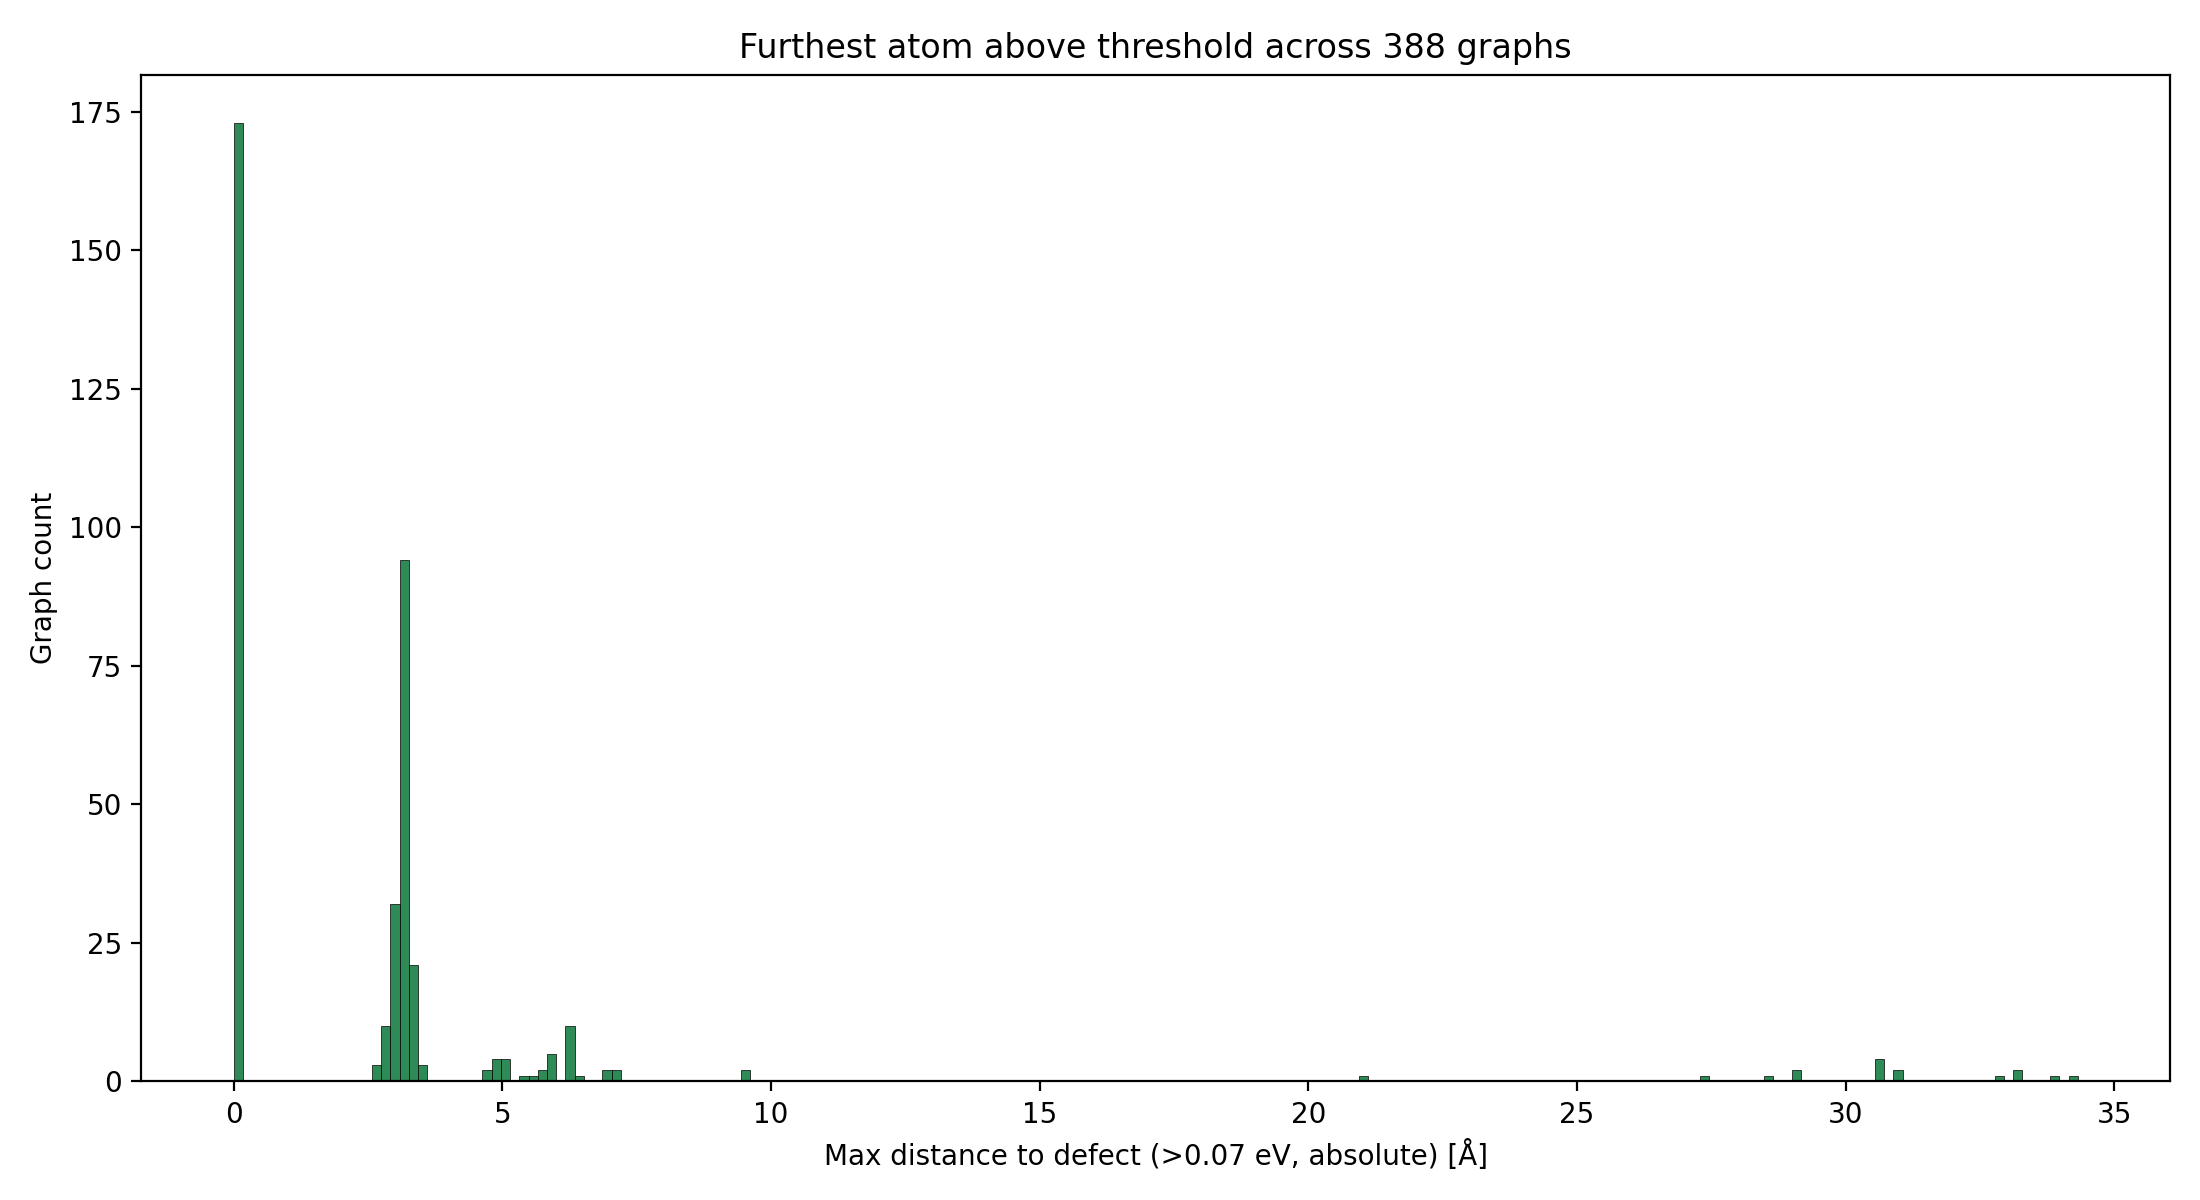

This figure's Python source:
import argparse
import os
import re
from typing import Dict, List, Optional, Tuple

import matplotlib.pyplot as plt
import numpy as np
from ovito.io import import_file

FILENAME_RE = re.compile(
    r"^(relaxed|unrelaxed)_(\d+)-(\d+)-(\d+)-([^.]+)\.(data|dump)$"
)

PE_PROPERTY_CANDIDATES = [
    "c_pe_potential_energy",
    "c_pe_potential_energy[1]",
    "pe_potential_energy",
]


def _parse_defect_filename(filename: str) -> Optional[Dict[str, str]]:
    match = FILENAME_RE.match(filename)
    if not match:
        return None
    return {
        "relax_state": match.group(1),
        "defect_id": int(match.group(2)),
        "from_type": int(match.group(3)),
        "to_type": int(match.group(4)),
        "wyckoff": match.group(5),
        "ext": match.group(6),
    }


def _get_property_array(particles, candidates: List[str]) -> Optional[np.ndarray]:
    for name in candidates:
        if name in particles:
            return np.asarray(particles[name])
    return None


def _get_particle_ids(data) -> np.ndarray:
    if data.particles.identifiers is not None and len(data.particles.identifiers) > 0:
        return np.asarray(data.particles.identifiers)
    if "Particle Identifier" in data.particles:
        return np.asarray(data.particles["Particle Identifier"])
    return np.arange(1, data.particles.count + 1, dtype=int)


def _iter_valid_simulation_folders(simulations_dir: str) -> List[str]:
    folders: List[str] = []
    for folder in sorted(os.listdir(simulations_dir)):
        if folder.endswith("_MIN"):
            continue
        folder_path = os.path.join(simulations_dir, folder)
        if not os.path.isdir(folder_path):
            continue
        file_count = len(
            [
                f
                for f in os.listdir(folder_path)
                if os.path.isfile(os.path.join(folder_path, f))
            ]
        )
        if file_count != 52:
            continue
        folders.append(folder_path)
    return folders


def _max_distance_for_pair(
    unrelaxed_dump_path: str,
    relaxed_dump_path: str,
    defect_id: int,
    threshold: float,
    use_absolute: bool,
) -> Tuple[Optional[float], int]:
    pipeline = import_file(unrelaxed_dump_path)
    data = pipeline.compute()
    particle_ids = _get_particle_ids(data)
    id_to_index = {int(pid): idx for idx, pid in enumerate(particle_ids)}
    if defect_id not in id_to_index:
        raise ValueError(f"Defect id {defect_id} not found in {unrelaxed_dump_path}")
    defect_index = id_to_index[defect_id]

    positions = np.asarray(data.particles.positions)
    per_atom_pe = _get_property_array(data.particles, PE_PROPERTY_CANDIDATES)
    if per_atom_pe is None:
        raise ValueError(f"Missing per-atom potential energy in {unrelaxed_dump_path}")

    relaxed_pipeline = import_file(relaxed_dump_path)
    relaxed_data = relaxed_pipeline.compute()
    relaxed_ids = _get_particle_ids(relaxed_data)
    relaxed_pe = _get_property_array(relaxed_data.particles, PE_PROPERTY_CANDIDATES)
    if relaxed_pe is None:
        raise ValueError(f"Missing per-atom potential energy in {relaxed_dump_path}")

    relaxed_pe_by_id = {
        int(pid): float(relaxed_pe[idx]) for idx, pid in enumerate(relaxed_ids)
    }

    cell = data.cell
    if cell is None:
        cell_matrix = np.eye(3)
        pbc = (False, False, False)
    else:
        cell_matrix = np.asarray(cell.matrix)
        if cell_matrix.ndim != 2 or cell_matrix.shape[0] != 3:
            cell_matrix = np.eye(3)
            pbc = (False, False, False)
        else:
            if cell_matrix.shape[1] > 3:
                cell_matrix = cell_matrix[:, :3]
            pbc = tuple(bool(v) for v in cell.pbc)

    try:
        inv_cell = np.linalg.inv(cell_matrix)
    except np.linalg.LinAlgError:
        inv_cell = np.linalg.pinv(cell_matrix)
    frac_positions = positions @ inv_cell

    def _min_image_distance(i_idx: int, j_idx: int) -> float:
        dfrac = frac_positions[j_idx] - frac_positions[i_idx]
        for dim in range(3):
            if pbc[dim]:
                dfrac[dim] -= np.round(dfrac[dim])
        dvec = dfrac @ cell_matrix
        return float(np.linalg.norm(dvec))

    max_distance = None
    missing_relaxed = 0
    for idx, pid in enumerate(particle_ids):
        relaxed_value = relaxed_pe_by_id.get(int(pid))
        if relaxed_value is None:
            missing_relaxed += 1
            continue
        delta = relaxed_value - float(per_atom_pe[idx])
        if use_absolute:
            delta = abs(delta)
        if delta <= threshold:
            continue
        dist = _min_image_distance(defect_index, idx)
        if max_distance is None or dist > max_distance:
            max_distance = dist

    return max_distance, missing_relaxed


def collect_max_distances(
    simulations_dir: str,
    threshold: float,
    use_absolute: bool,
) -> Tuple[np.ndarray, Dict[str, int]]:
    max_distances: List[float] = []
    stats = {
        "folders_considered": 0,
        "pairs_used": 0,
        "pairs_without_hits": 0,
        "missing_relaxed_atoms": 0,
    }

    for folder_path in _iter_valid_simulation_folders(simulations_dir):
        stats["folders_considered"] += 1
        data_files: List[Tuple[str, Dict[str, str]]] = []
        for filename in os.listdir(folder_path):
            if not filename.endswith(".data"):
                continue
            parsed = _parse_defect_filename(filename)
            if parsed is None:
                continue
            data_files.append((filename, parsed))

        if not data_files:
            continue

        for filename, parsed in data_files:
            if parsed["relax_state"] != "unrelaxed":
                continue
            base_name = filename[:-5]
            dump_path = os.path.join(folder_path, f"{base_name}.dump")
            if not os.path.exists(dump_path):
                continue

            base_key = (
                f"{parsed['defect_id']}-{parsed['from_type']}-"
                f"{parsed['to_type']}-{parsed['wyckoff']}"
            )
            relaxed_dump_path = os.path.join(folder_path, f"relaxed_{base_key}.dump")
            if not os.path.exists(relaxed_dump_path):
                continue

            max_dist, missing_relaxed = _max_distance_for_pair(
                dump_path,
                relaxed_dump_path,
                defect_id=parsed["defect_id"],
                threshold=threshold,
                use_absolute=use_absolute,
            )
            stats["missing_relaxed_atoms"] += missing_relaxed
            stats["pairs_used"] += 1
            if max_dist is None:
                stats["pairs_without_hits"] += 1
                continue
            max_distances.append(max_dist)

    return np.asarray(max_distances, dtype=float), stats


def plot_histogram(
    distances: np.ndarray,
    output_path: str,
    bins: int,
    threshold: float,
    use_absolute: bool,
    dpi: int,
) -> None:
    if distances.size == 0:
        raise ValueError("No max-distance values collected; nothing to plot.")

    plt.figure(figsize=(11, 6))
    plt.hist(
        distances,
        bins=bins,
        color="seagreen",
        edgecolor="black",
        linewidth=0.25,
    )
    label = "absolute" if use_absolute else "signed"
    plt.xlabel(f"Max distance to defect (>{threshold:g} eV, {label}) [Å]")
    plt.ylabel("Graph count")
    plt.title(f"Furthest atom above threshold across {distances.size} graphs")
    plt.tight_layout()
    plt.savefig(output_path, dpi=dpi)
    plt.close()


def main() -> None:
    parser = argparse.ArgumentParser(
        description=(
            "Histogram of the furthest-from-defect atom with energy change "
            "above a threshold (per graph)."
        )
    )
    root_dir = os.path.dirname(os.path.abspath(__file__))
    parser.add_argument(
        "--simulations-dir",
        default=os.path.join(root_dir, "SIMULATIONS"),
        help="Path to the SIMULATIONS directory.",
    )
    parser.add_argument(
        "--output",
        default=os.path.join(root_dir, "energy_change_distance_histogram.png"),
        help="Output PNG path for the histogram.",
    )
    parser.add_argument(
        "--bins",
        type=int,
        default=200,
        help="Number of histogram bins.",
    )
    parser.add_argument(
        "--threshold",
        type=float,
        default=0.07,
        help="Energy-change threshold (eV).",
    )
    parser.add_argument(
        "--signed",
        action="store_true",
        help="Use signed energy changes (default is absolute).",
    )
    parser.add_argument(
        "--dpi",
        type=int,
        default=200,
        help="DPI for the saved PNG.",
    )
    args = parser.parse_args()

    use_absolute = not args.signed
    distances, stats = collect_max_distances(
        simulations_dir=args.simulations_dir,
        threshold=args.threshold,
        use_absolute=use_absolute,
    )
    plot_histogram(
        distances=distances,
        output_path=args.output,
        bins=args.bins,
        threshold=args.threshold,
        use_absolute=use_absolute,
        dpi=args.dpi,
    )

    print(
        "Histogram saved to "
        f"{args.output} using {distances.size} graphs out of "
        f"{stats['pairs_used']} pairs."
    )
    if stats["pairs_without_hits"] > 0:
        print(f"Pairs with no atoms above threshold: {stats['pairs_without_hits']}")
    if stats["missing_relaxed_atoms"] > 0:
        print(f"Skipped {stats['missing_relaxed_atoms']} atoms missing relaxed PE.")


if __name__ == "__main__":
    main()
